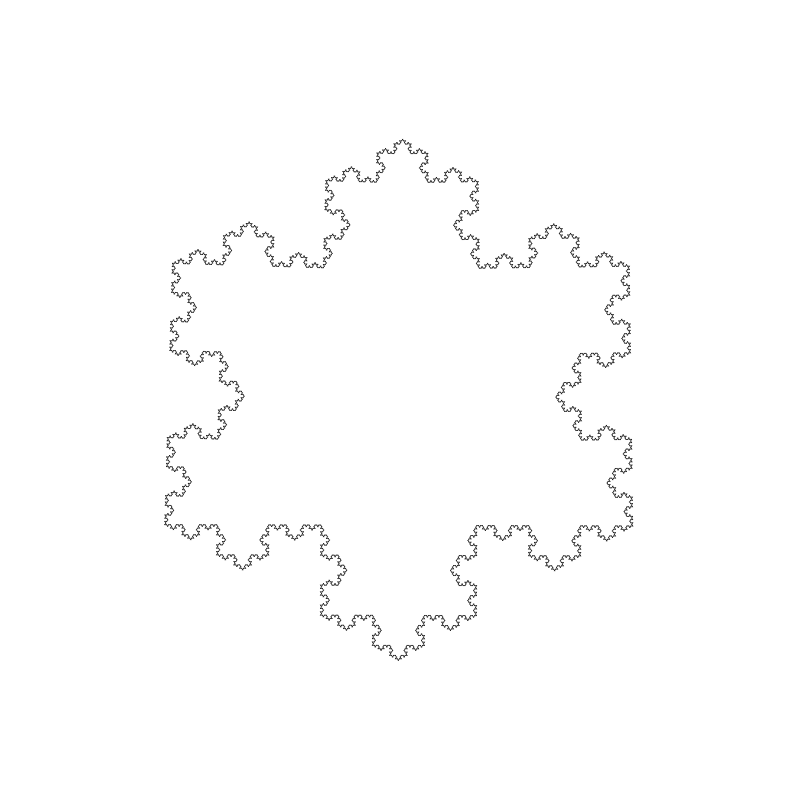
Frame 1 (no input)
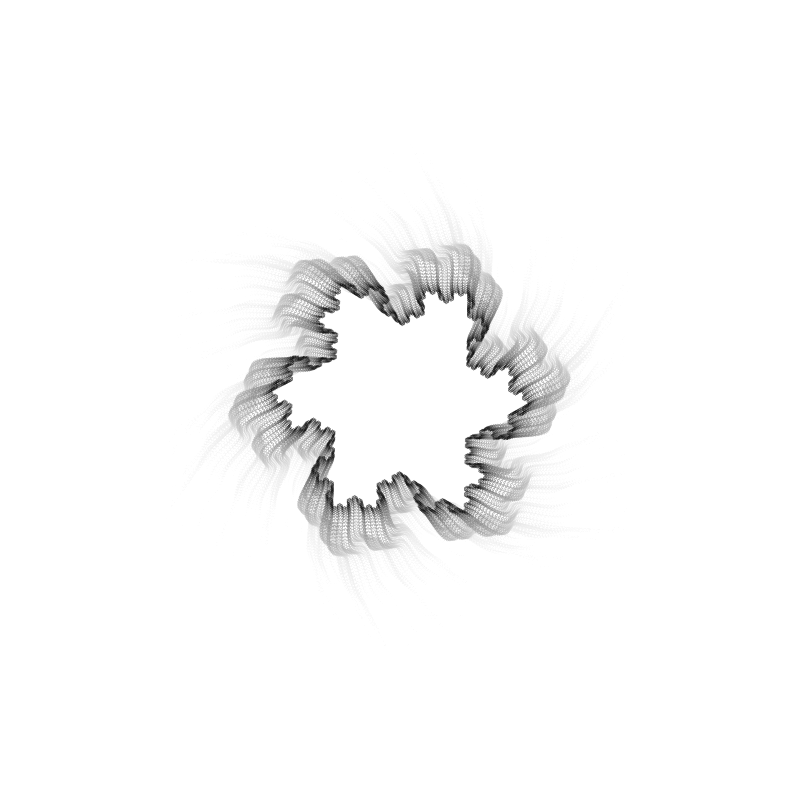
Frame 60 (no input)
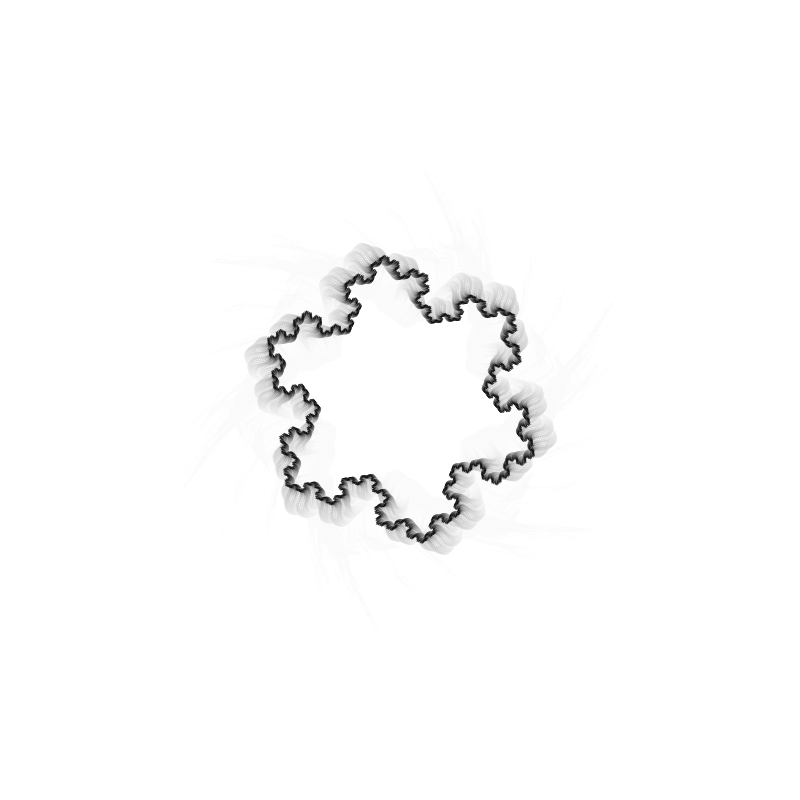
Frame 120 (the mouse pressed at the canvas centre since frame 60)

The p5.js sketch that drew these frames (run headless with seeded random() and noise() and a simulated clock; from frame 60 on, the mouse is pressed at the canvas centre):

// p5.js sketch
// ── sketch.js
let count = 5;

function setup() {
  createCanvas(800, 800);
  noFill();
}

function draw() {
  background(255, 20);

  // create an equilateral triangle
  let p1 = { x: width / 2, y: 10 };
  let p2 = { x: width - 50, y: height - 215 };
  let p3 = { x: 50, y: height - 210 };

  // translate to center and rotate / scale
  translate(width / 2, height / 2);
  rotate(sin(frameCount/100));
  scale(noise(frameCount/90))

  // draw a Koch curve on each side of the triangle
  kochCurve(p1, p2, count);
  kochCurve(p2, p3, count);
  kochCurve(p3, p1, count);
}

function kochCurve(p, q, depth = 1) {
  if (depth === 0) { // base case
    
    push(); // draw the line with transforms
    let len = dist(p.x, p.y, q.x, q.y);
    let theta = atan2(p.y-q.y, p.x-q.x);
    translate(p.x-width / 2, p.y-height / 2);
    rotate(theta);
    line(0, 0, -len, 0);
    pop();
    
  } else {
    
    let [a, b, c, d, e] = kochPoints(p, q);
    kochCurve(a, b, depth - 1);
    kochCurve(b, c, depth - 1);
    kochCurve(c, d, depth - 1);
    kochCurve(d, e, depth - 1);
  }
}

// returns the 5 points of the Koch curve
function kochPoints(a, e) {
  // b is 1/3 of the way from a to e
  let b = { x: lerp(a.x, e.x, 1 / 3), y: lerp(a.y, e.y, 1 / 3) };

  // e is 2/3 of the way from a to e
  let d = { x: lerp(a.x, e.x, 2 / 3), y: lerp(a.y, e.y, 2 / 3) };

  // step is the length of each of the line segments
  let step = dist(b.x, b.y, d.x, d.y);

  // theta is the angle of the line segment from b to c
  let theta = atan2(d.y - b.y, d.x - b.x) - radians(60);

  let c = {
    // c is 'step' distance from b in the direction of 'theta'
    x: b.x + cos(theta) * step,
    y: b.y + sin(theta) * step,
  };
  return [a, b, c, d, e];
}

function mouseClicked() {
  count = (count + 1) % 6;
  //redraw();
}
